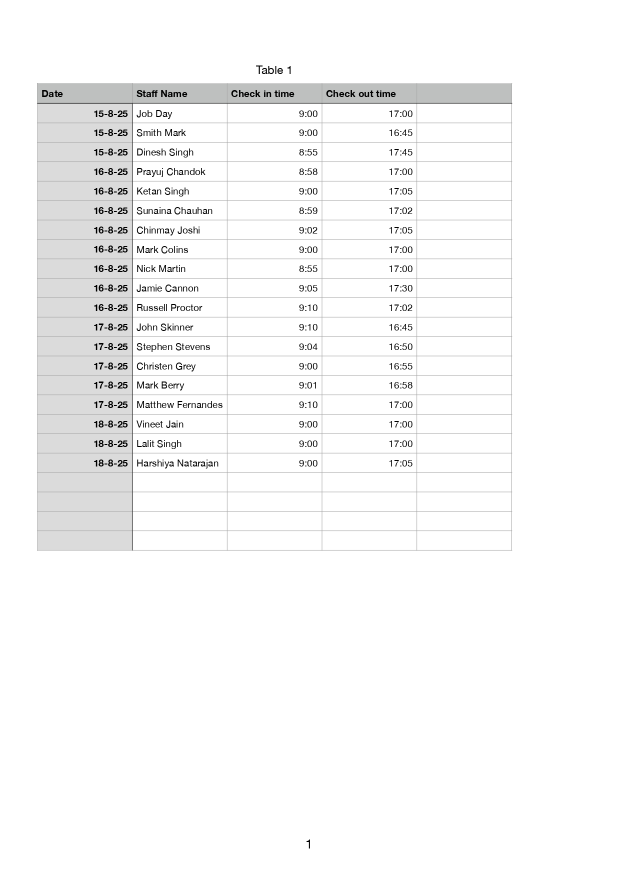
#> input picture backend/uploads/39faff870c7f46a9a30b5f7cc0d531a9_data.jpg, 1240 x 1755 px (shown at 1/2 size)
$ python -i ocr.py   (imports and definitions only)
#> lines starting #> are read from the running program, lines starting #| are printed output that depends on the picture; after the words box and inside, x2 and y2 are one past the last pixel; in counts of white or black regions, pixels touching at a corner belong together

# [32 lines of commented-out code are left out]


import os
from typing import Tuple
from PIL import Image, ImageOps, ImageFilter, ImageEnhance
import pytesseract
import cv2
import numpy as np

ALLOWED_EXT = {".png", ".jpg", ".jpeg", ".webp", ".tiff", ".bmp"}

def is_image(filename: str) -> bool:
    _, ext = os.path.splitext(filename.lower())
    return ext in ALLOWED_EXT

def _preprocess(img_path: str) -> Image.Image:
    """Enhanced preprocessing for various image types"""

    # Read image with OpenCV
    cv_img = cv2.imread(img_path, cv2.IMREAD_COLOR)
#> cv_img is the input picture: shape (1755, 1240, 3); mean B, G, R 247.2, 247.2, 247.2
    if cv_img is None:
        raise ValueError(f"Could not read image: {img_path}")

    # Convert to grayscale
    gray = cv2.cvtColor(cv_img, cv2.COLOR_BGR2GRAY)

    # Resize for better OCR (but not too much to avoid blur)
    scale_percent = 150  # Moderate scaling
    width = int(gray.shape[1] * scale_percent / 100)
#> width = 1860
    height = int(gray.shape[0] * scale_percent / 100)
#> height = 2632
    gray = cv2.resize(gray, (width, height), interpolation=cv2.INTER_CUBIC)
#> gray: shape (2632, 1860)

    # Noise reduction
    gray = cv2.medianBlur(gray, 3)

    # Contrast enhancement
    gray = cv2.convertScaleAbs(gray, alpha=1.5, beta=0)
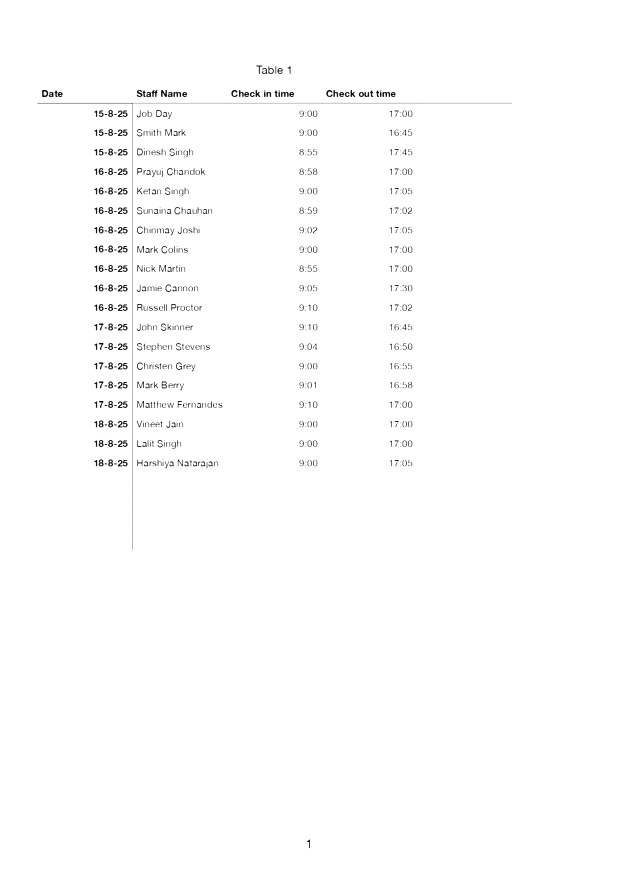
#> gray: shape (2632, 1860) (shown at 1/3 size); min 0, max 255, mean 252.8

    # Adaptive thresholding for better binarization
    thresh = cv2.adaptiveThreshold(
        gray, 255, cv2.ADAPTIVE_THRESH_GAUSSIAN_C,
        cv2.THRESH_BINARY, 11, 2
    )
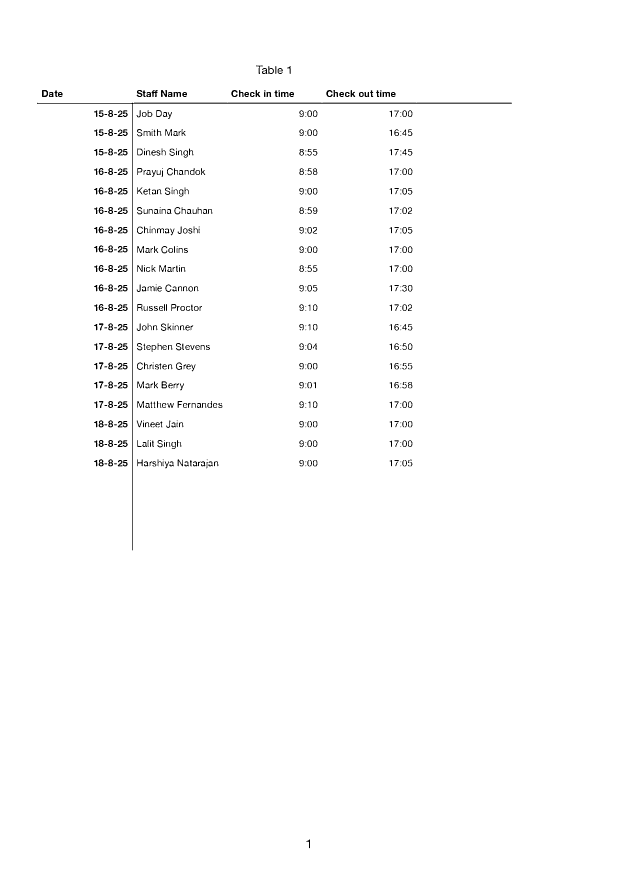
#> thresh: shape (2632, 1860) (shown at 1/3 size); 98.8% white; 678 black regions (124 under 20 px), largest, box (x1, y1, x2, y2) and area: (111, 308, 1536, 1651) 6664, (483, 270, 501, 291) 243, (126, 270, 144, 291) 242

    # Morphological operations to clean up text
    kernel = np.ones((1, 1), np.uint8)
    thresh = cv2.morphologyEx(thresh, cv2.MORPH_CLOSE, kernel)
    thresh = cv2.morphologyEx(thresh, cv2.MORPH_OPEN, kernel)

    # Convert back to PIL
    pil_img = Image.fromarray(thresh)

    # Additional PIL enhancements
    enhancer = ImageEnhance.Contrast(pil_img)
    pil_img = enhancer.enhance(2.0)

    enhancer = ImageEnhance.Sharpness(pil_img)
    pil_img = enhancer.enhance(2.0)

    return pil_img

def extract_text_from_image(image_path: str) -> Tuple[str, dict]:
    """Run OCR with multiple configurations for better results"""

    processed = _preprocess(image_path)

    # Try different configurations
    configs = [
        r'--oem 3 --psm 6',  # Uniform block of text
        r'--oem 3 --psm 4',  # Single column of text
        r'--oem 3 --psm 3'   # Fully automatic
    ]

    best_text = ""
    best_conf = 0

    for config in configs:
        try:
            # Get both text and confidence data
            data = pytesseract.image_to_data(processed, config=config, output_type=pytesseract.Output.DICT)

            # Calculate average confidence
            confidences = [int(conf) for conf in data['conf'] if int(conf) > 0]
            avg_conf = sum(confidences) / len(confidences) if confidences else 0

            if avg_conf > best_conf:
                best_conf = avg_conf
                best_text = pytesseract.image_to_string(processed, config=config)
        except Exception:
            continue

    # Fallback to basic config if none worked well
    if not best_text:
        best_text = pytesseract.image_to_string(processed, config=r'--oem 3 --psm 6')

    return best_text, {"confidence": best_conf}

>>> result = _preprocess('../uploads/39faff870c7f46a9a30b5f7cc0d531a9_data.jpg')

$ run again, on backend/uploads/3bf062a6e30848f7a2badd0bca2788d2_image2.png
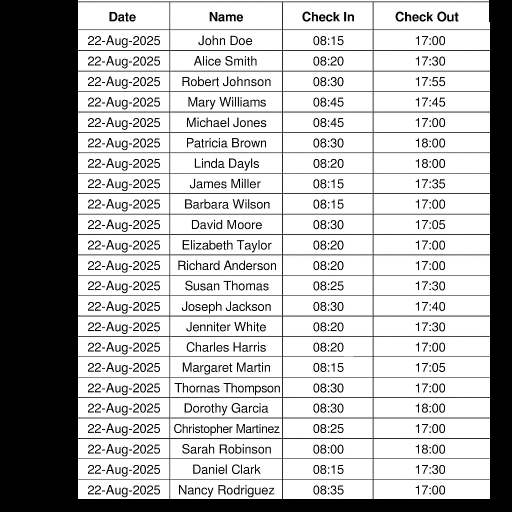
#> input picture backend/uploads/3bf062a6e30848f7a2badd0bca2788d2_image2.png, 1024 x 1024 px (shown at 1/2 size)
#> in _preprocess, cv_img is the input picture: shape (1024, 1024, 3); mean B, G, R 178.3, 178.2, 178.2
#> in _preprocess, `gray = cv2.convertScaleAbs(gray, alpha=1.5, beta=0)`:
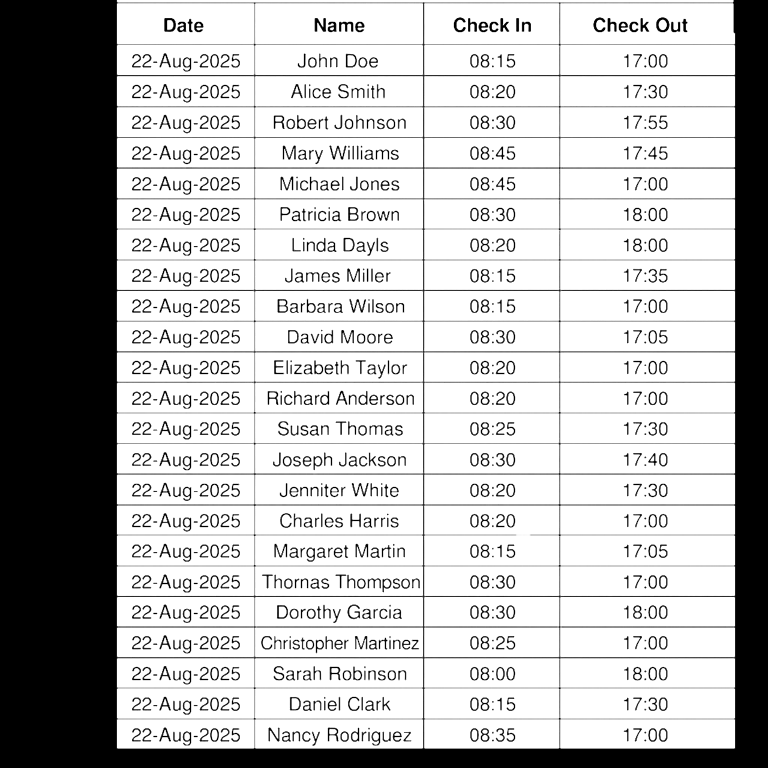
#> gray: shape (1536, 1536) (shown at 1/2 size); min 0, max 255, mean 184.6
#> in _preprocess, `thresh = cv2.adaptiveThreshold( gray, 255, cv2.ADAPTIVE_THRESH_GAUSSIA..`:
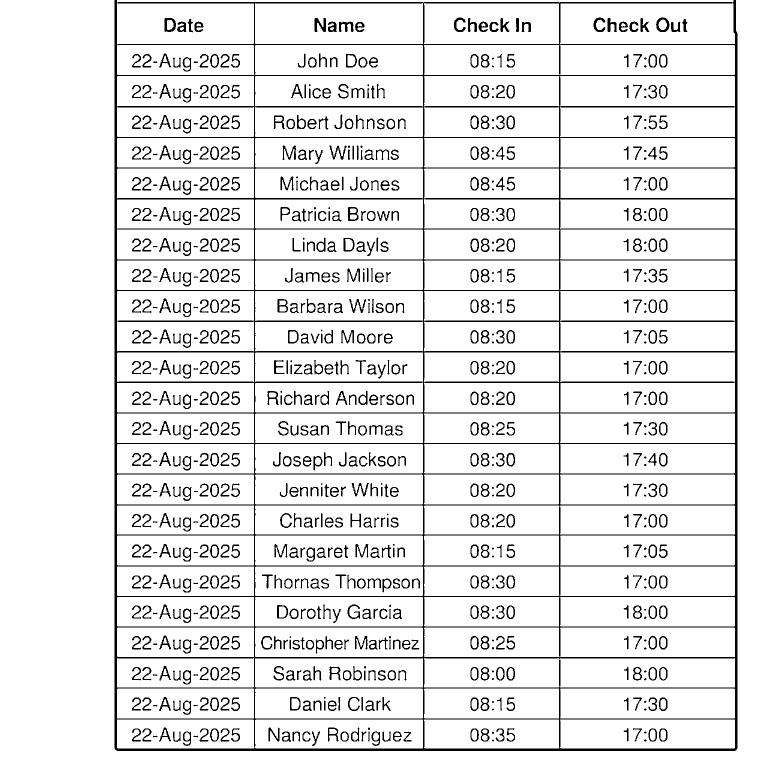
#> thresh: shape (1536, 1536) (shown at 1/2 size); 90.8% white; 864 black regions (123 under 20 px), largest, box (x1, y1, x2, y2) and area: (229, 0, 1475, 1502) 100375, (629, 36, 652, 64) 380, (1312, 35, 1339, 64) 352
